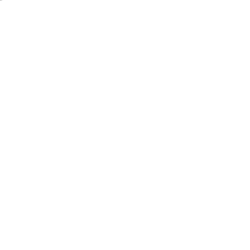
Frame 1 (no input)
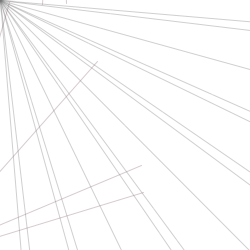
Frame 60 (the mouse pressed at the canvas centre just before this capture)
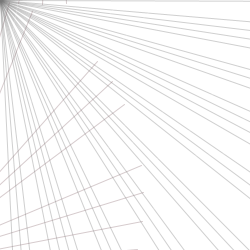
Frame 120 (the mouse held since frame 60 and released just before this capture)

The Processing sketch that drew these frames (run headless with seeded random() and noise(); from frame 60 on, the mouse is pressed at the canvas centre):

// Processing sketch: processing_19817
// ── processing_19817.pde

float a=30;

void setup (){
  size(250,250);
  background(255);
  smooth();
  frameRate(190);
}

void draw (){
  fill(0,20);
  a=a+0.2;
  translate(0,0);
  rotate(a);
  stroke(120, 90);
  line(0,0,250,250);

  fill(0,50);
  a=a+0.5;
  translate(250,250);
  rotate(a);
  stroke(100, 10);
  line(250,250, 0,0);
  
  noFill();
  a=a+0.1;
  translate(0,0);
  rotate(a);
  stroke(124,88,96,80);
  line(100,100, 250,250);
  
  noFill();
  a=a+0.05;
  translate(0,250);
  rotate(a);
  stroke(255, 50);
  line(0,0, 250,250);

}


void keyPressed(){
  if (key=='s');
  save ("fan.png");
}
